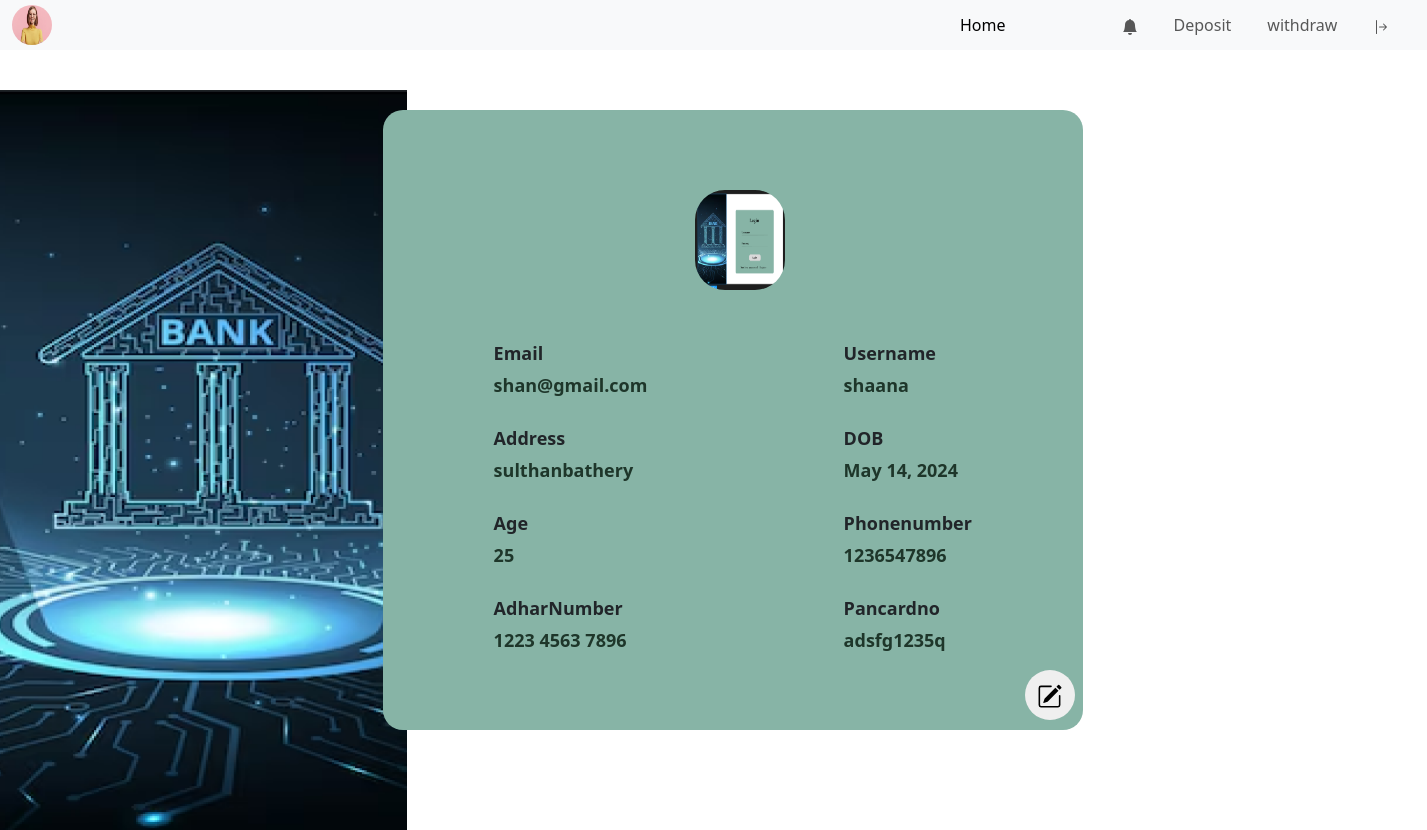
Before: /userprofile (signed in) with the older database file.
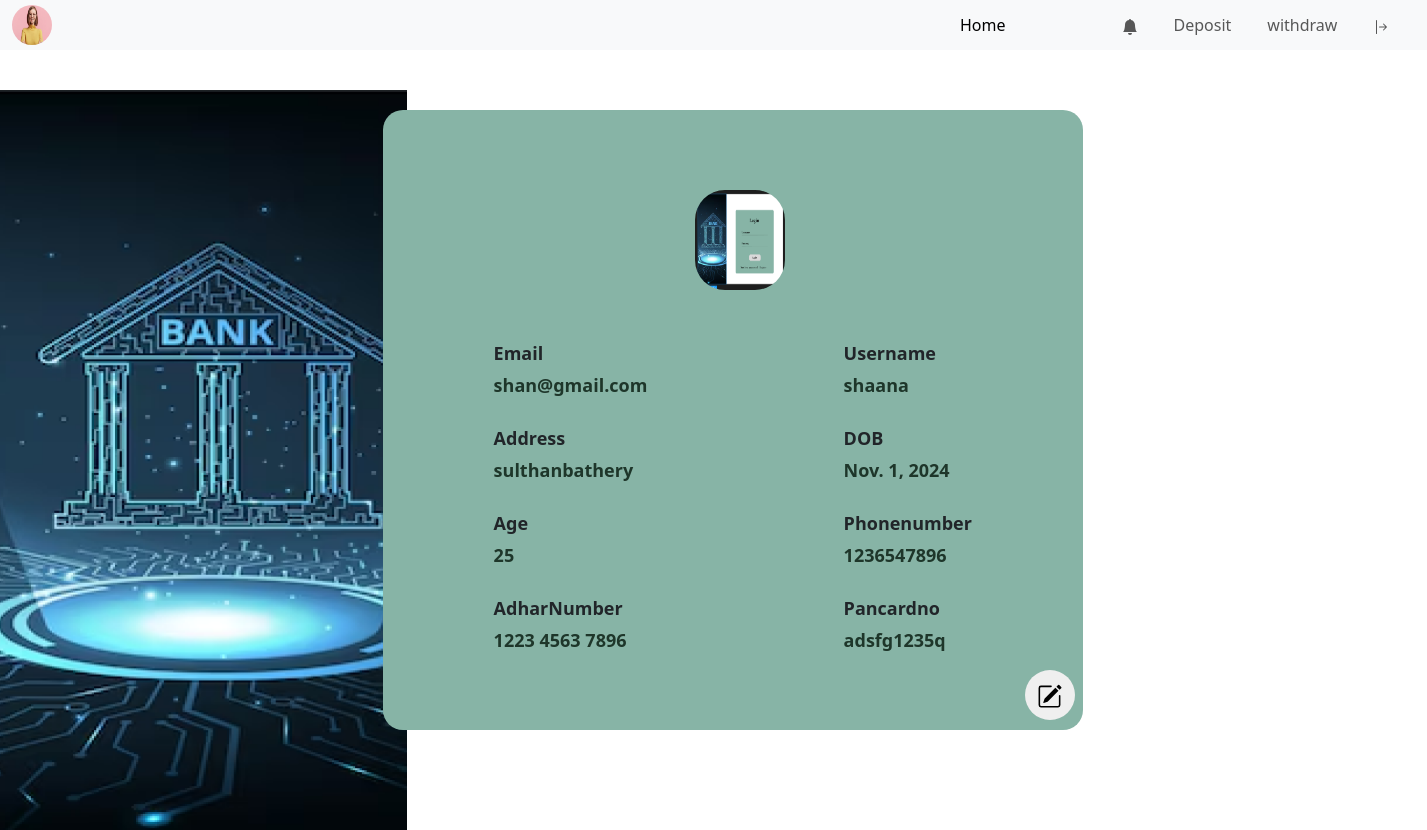
After: the same page with the newer database file.
### app/models.py (models this page shows, shortened)
class CustomeUser(AbstractUser):
    age=models.IntegerField(null=True,blank=True)
    Phonenumber=models.IntegerField(null=True,blank=True,unique=True)
    Address=models.CharField(null=True,blank=True,max_length=100)
    DOB=models.DateField(null=True,blank=True)
    InitialAmount=models.IntegerField(null=True,blank=True)
    AccountNumber=models.CharField(null=True,blank=True,max_length=100,unique=True)
    Pancardno=models.CharField(null=True,blank=True,max_length=100,unique=True)
    AdharNumber=models.CharField(null=True,blank=True,max_length=100,unique=True)
    Ifsc=models.IntegerField(null=True,blank=True)
    Branch=models.CharField(null=True,blank=True ,max_length=100)
    Pincode=models.IntegerField(null=True,blank=True)
    usertype=models.CharField(max_length=200)
    Image=models.FileField(null=True,blank=True)

### app/views.py (the view)
# urls.py: path('userprofile',views.userprofile,name='userprofile'),
def userprofile(request):
    usr=CustomeUser.objects.get(id=request.user.id)
    return render(request,'user/profile.html',{'data':usr})

### template/user/profile.html (shortened to what this page needs)
{% extends 'user/home.html' %}
{% block content %}
{% load static %}
<div class="row 1">
    <div class="col-sm-3  " style=" padding-right: 5px;">
        <img src="{% static 'images/Rectangle 1.png' %}" alt="bank" style="height: 740px;">
    </div>
    <div class="col-sm-9">
    <div class="container ">
        <div>
         <img src="{{data.Image.url}}" alt="" style="width: 90px;height: 100px;border-radius: 30px;margin-top:80px;margin-left:300px;">
        </div>
    <div class="row  ">
        <div class="col-md-6 ">
            <label for="Email"><b>Email</b></label><br>
           <p>{{data.email}}<br></p>
            <label for="Address"><b>Address</b></label><br>
            <p>{{ data.Address }}<br></p>
            <label for="age"><b>Age</b></label><br>
            <p>{{ data.age }}<br></p>
            <label for="AdharNumber"><b>AdharNumber</b></label><br>
            <p>{{data.AdharNumber}}</p>
        </div>
        <div class="col-md-6 " style="width:auto" required>
            <label for="username"><b>Username</b></label><br>
            <p>{{data.username}}<br></p>
            <label for="DOB"><b>DOB</b></label><br>
            <p>{{ data.DOB }}<br></p>
            <label for="Phonenumber"><b>Phonenumber</b></label><br>
            <p>{{data.Phonenumber}}<br></p>
            <label for="Pancardno"><b>Pancardno</b></label><br>
            <p>{{data.Pancardno}}<br></p>
        </div>
        <a href="{% url 'profileedit' id=data.id %}"><button></i></button></a>
    </div>
    </div>
    {% endblock %}

Changed rows visible on the page:
changed CustomeUser "shan@gmail.com": DOB "May 14, 2024" → "Nov. 1, 2024"
